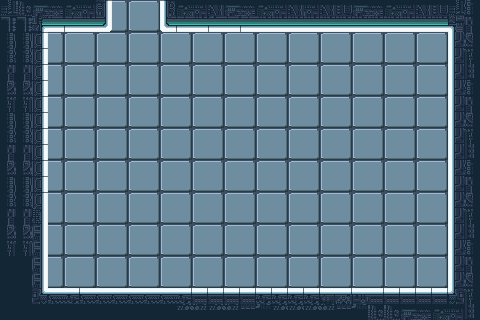

A 2D game scene composited from a Tiled map and its tileset images. What follows is a short description and the map's XML, with every tile layer's data as written:
An orthogonal 30x20 tile map with 16x16 px tiles, 2 tile layers (Background, Ground).

<map version="1.10" tiledversion="1.10.2" orientation="orthogonal" renderorder="right-down" width="30" height="20" tilewidth="16" tileheight="16" infinite="0" nextlayerid="3" nextobjectid="1">
 <tileset firstgid="1" source="lab_tileset.tsx" />
 <layer id="1" name="Background" width="30" height="20">
  <data encoding="csv">
115,116,115,116,115,116,115,116,115,116,115,116,115,116,115,116,115,116,115,116,115,116,115,116,115,116,115,116,115,116,
133,134,133,134,133,134,133,134,133,134,133,134,133,134,133,134,133,134,133,134,133,134,133,134,133,134,133,134,133,134,
115,116,115,116,115,116,115,116,115,116,115,116,115,116,115,116,115,116,115,116,115,116,115,116,115,116,115,116,115,116,
133,134,133,134,133,134,133,134,133,134,133,134,133,134,133,134,133,134,133,134,133,134,133,134,133,134,133,134,133,134,
115,116,115,116,115,116,115,116,115,116,115,116,115,116,115,116,115,116,115,116,115,116,115,116,115,116,115,116,115,116,
133,134,133,134,133,134,133,134,133,134,133,134,133,134,133,134,133,134,133,134,133,134,133,134,133,134,133,134,133,134,
115,116,115,116,115,116,115,116,115,116,115,116,115,116,115,116,115,116,115,116,115,116,115,116,115,116,115,116,115,116,
133,134,133,134,133,134,133,134,133,134,133,134,133,134,133,134,133,134,133,134,133,134,133,134,133,134,133,134,133,134,
115,116,115,116,115,116,115,116,115,116,115,116,115,116,115,116,115,116,115,116,115,116,115,116,115,116,115,116,115,116,
133,134,133,134,133,134,133,134,133,134,133,134,133,134,133,134,133,134,133,134,133,134,133,134,133,134,133,134,133,134,
115,116,115,116,115,116,115,116,115,116,115,116,115,116,115,116,115,116,115,116,115,116,115,116,115,116,115,116,115,116,
133,134,133,134,133,134,133,134,133,134,133,134,133,134,133,134,133,134,133,134,133,134,133,134,133,134,133,134,133,134,
115,116,115,116,115,116,115,116,115,116,115,116,115,116,115,116,115,116,115,116,115,116,115,116,115,116,115,116,115,116,
133,134,133,134,133,134,133,134,133,134,133,134,133,134,133,134,133,134,133,134,133,134,133,134,133,134,133,134,133,134,
115,116,115,116,115,116,115,116,115,116,115,116,115,116,115,116,115,116,115,116,115,116,115,116,115,116,115,116,115,116,
133,134,133,134,133,134,133,134,133,134,133,134,133,134,133,134,133,134,133,134,133,134,133,134,133,134,133,134,133,134,
115,116,115,116,115,116,115,116,115,116,115,116,115,116,115,116,115,116,115,116,115,116,115,116,115,116,115,116,115,116,
133,134,133,134,133,134,133,134,133,134,133,134,133,134,133,134,133,134,133,134,133,134,133,134,133,134,133,134,133,134,
115,116,115,116,115,116,115,116,115,116,115,116,115,116,115,116,115,116,115,116,115,116,115,116,115,116,115,116,115,116,
133,134,133,134,133,134,133,134,133,134,133,134,133,134,133,134,133,134,133,134,133,134,133,134,133,134,133,134,133,134
</data>
 </layer>
 <layer id="2" name="Ground" width="30" height="20">
  <data encoding="csv">
301,294,295,296,297,298,302,0,0,0,293,297,298,299,295,296,297,298,299,298,299,300,295,296,297,298,299,300,301,204,
175,175,274,314,315,316,320,0,0,0,311,315,316,313,314,315,316,316,316,316,316,316,316,316,316,316,316,316,237,222,
193,193,266,0,0,0,0,0,0,0,0,0,0,0,0,0,0,0,0,0,0,0,0,0,0,0,0,0,275,240,
211,211,266,0,0,0,0,0,0,0,0,0,0,0,0,0,0,0,0,0,0,0,0,0,0,0,0,0,275,258,
229,229,266,0,0,0,0,0,0,0,0,0,0,0,0,0,0,0,0,0,0,0,0,0,0,0,0,0,275,276,
247,247,266,0,0,0,0,0,0,0,0,0,0,0,0,0,0,0,0,0,0,0,0,0,0,0,0,0,275,204,
265,265,266,0,0,0,0,0,0,0,0,0,0,0,0,0,0,0,0,0,0,0,0,0,0,0,0,0,275,222,
193,193,266,0,0,0,0,0,0,0,0,0,0,0,0,0,0,0,0,0,0,0,0,0,0,0,0,0,275,240,
211,211,266,0,0,0,0,0,0,0,0,0,0,0,0,0,0,0,0,0,0,0,0,0,0,0,0,0,275,258,
229,229,266,0,0,0,0,0,0,0,0,0,0,0,0,0,0,0,0,0,0,0,0,0,0,0,0,0,275,276,
247,247,266,0,0,0,0,0,0,0,0,0,0,0,0,0,0,0,0,0,0,0,0,0,0,0,0,0,275,204,
193,193,266,0,0,0,0,0,0,0,0,0,0,0,0,0,0,0,0,0,0,0,0,0,0,0,0,0,275,222,
211,211,266,0,0,0,0,0,0,0,0,0,0,0,0,0,0,0,0,0,0,0,0,0,0,0,0,0,275,240,
229,229,212,0,0,0,0,0,0,0,0,0,0,0,0,0,0,0,0,0,0,0,0,0,0,0,0,0,275,258,
247,247,176,0,0,0,0,0,0,0,0,0,0,0,0,0,0,0,0,0,0,0,0,0,0,0,0,0,275,276,
265,265,176,0,0,0,0,0,0,0,0,0,0,0,0,0,0,0,0,0,0,0,0,0,0,0,0,0,275,204,
224,225,176,0,0,0,0,0,0,0,0,0,0,0,0,0,0,0,0,0,0,0,0,0,0,0,0,0,275,222,
242,243,176,0,0,0,0,0,0,0,0,0,0,0,0,0,0,0,0,0,0,0,0,0,0,0,0,0,275,240,
260,261,182,151,152,151,151,151,151,151,151,152,150,150,150,150,152,152,152,152,153,154,155,150,150,150,150,150,219,258,
278,279,280,281,242,242,242,242,242,243,244,169,170,169,170,171,172,169,169,169,170,171,172,294,294,295,296,297,298,276
</data>
 </layer>
</map>
